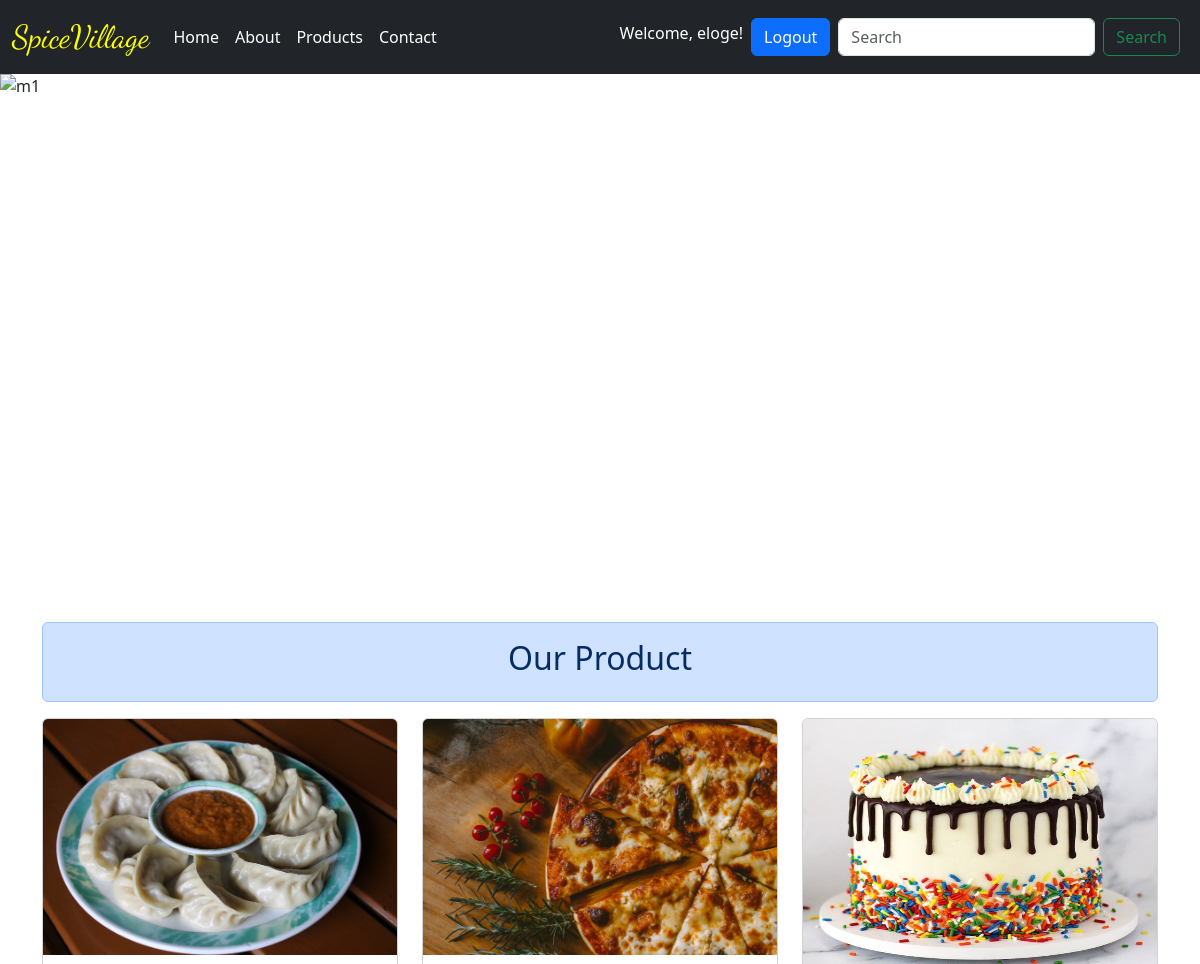
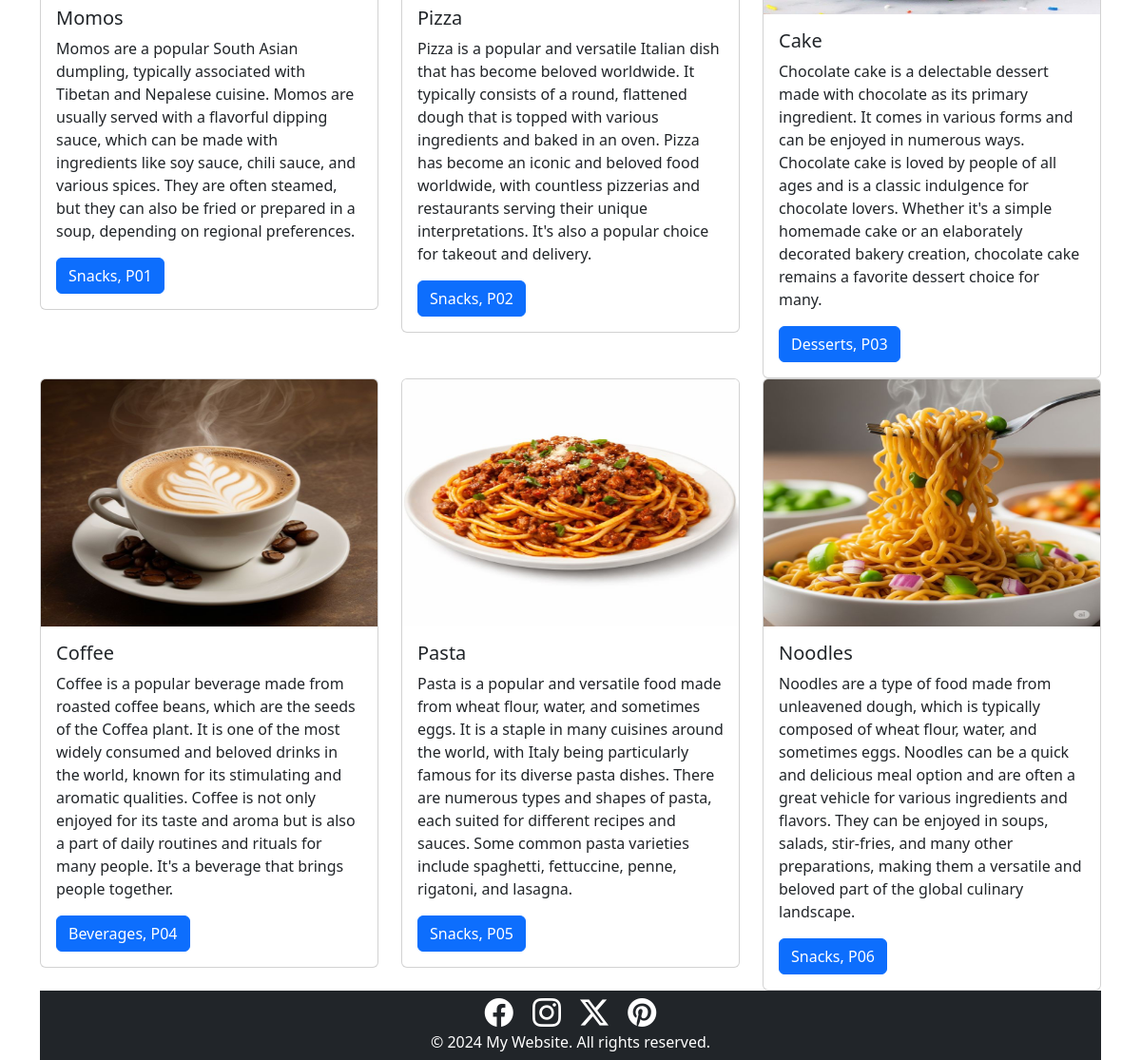
The app's page / (signed in) with its own data (2 pictures, top to bottom).
### test1/models.py (models this page shows)
class Product(models.Model):
    product_id = models.CharField(max_length=30, unique=True)
    product_name = models.CharField(max_length=30)
    product_description= models.CharField(max_length=400)
    product_category= models.CharField(max_length=100)
    product_img= models.ImageField(upload_to='images/')
    def __str__(self):
        return self.product_id

### test1/views.py (the view)
# urls.py: 2. Add a URL to urlpatterns:  path('', views.home, name='home')
def home(request):
    product_info=Product.objects.all()
    print(product_info)
    return render(request, 'test1/home.html',{'product_info':product_info})

### test1/templates/test1/home.html (shortened to what this page needs)
{% load static %}
<!DOCTYPE html>
<html lang="en">
<head>
    <link href="https://cdn.jsdelivr.net/npm/bootstrap@5.3.8/dist/css/bootstrap.min.css" rel="stylesheet">
</head>
<body>
    {% include 'test1/navbar.html' %}
    <div id="carouselExampleCaptions" class="carousel slide">
  <div class="carousel-indicators">
    <button type="button" data-bs-target="#carouselExampleCaptions" data-bs-slide-to="0" class="active" aria-current="true" aria-label="Slide 1"></button>
    <button type="button" data-bs-target="#carouselExampleCaptions" data-bs-slide-to="1" aria-label="Slide 2"></button>
    <button type="button" data-bs-target="#carouselExampleCaptions" data-bs-slide-to="2" aria-label="Slide 3"></button>
  </div>
  <div class="carousel-inner">
    <div class="carousel-item active">
      <img src="{% static 'test1/m1.jpg' %}" class="d-block w-100" alt="m1" style="object-fit: cover; height: 500px;">
      <div class="carousel-caption d-none d-md-block">
        <h1>First slide label</h1>
        <p>Some representative placeholder content for the first slide.</p>
      </div>
    </div>
  </div>
  <button class="carousel-control-prev" type="button" data-bs-target="#carouselExampleCaptions" data-bs-slide="prev">
    <span class="carousel-control-prev-icon" aria-hidden="true"></span>
  </button>
  <button class="carousel-control-next" type="button" data-bs-target="#carouselExampleCaptions" data-bs-slide="next">
    <span class="carousel-control-next-icon" aria-hidden="true"></span>
  </button>
</div>
  <div class="container mt-5">
    <div class="alert alert-primary text-center">
      <h2> Our Product</h2>
    </div>
    <div class="row">
      {% for x in product_info %}
  <div class="col-lg-4 col-md-6 col-12">
    <div class="card">
          <img src="{{x.product_img.url}}" class="card-img-top img-fluid" alt="..." style="max-width: 100%; max-height: 260px;">
          <div class="card-body">
            <h5 class="card-title">{{x.product_name}}</h5>
            <p class="card-text">{{x.product_description}}</p>
            <a href="#" class="btn btn-primary">{{x.product_category}}, {{x.product_id}}</a>
          </div>
        </div>
  </div>
  {% endfor %}
</div>
    {% include 'test1/footer.html' %}
</body>
</html>

### test1/templates/test1/navbar.html (shortened to what this page needs)
<!DOCTYPE html>
<html lang="en">
<head>
    <link href="https://cdn.jsdelivr.net/npm/bootstrap@5.3.8/dist/css/bootstrap.min.css" rel="stylesheet">
</head>
<body>
    <nav class="navbar navbar-dark navbar-expand-lg bg-dark">
  <div class="container-fluid">
    <a class="navbar-brand" href="{% url 'home' %}" style="color: yellow; font-family: 'Dancing Script'; font-size:2rem;">SpiceVillage</a>
    <div class="collapse navbar-collapse" id="navbarSupportedContent">
      <ul class="navbar-nav me-auto mb-2 mb-lg-0">
        <li class="nav-item">
          <a class="nav-link active" aria-current="page" href="{% url 'home' %}" style="color: white;">Home</a>
        </li>
        <li class="nav-item">
          <a class="nav-link" href="#" style="color: white;">About</a>
        </li>
        <li class="nav-item">
          <a class="nav-link" href="{% url 'products' %}" style="color: white;">Products</a>
        </li>
         <li class="nav-item">
          <a class="nav-link" href="{% url 'contact' %}" style="color: white;">Contact</a>
        </li>
      </ul>
      {% if user.is_authenticated %}
        <p class="mt-2 px-2" style="color: white;">Welcome, {{ user.username }}!</p>
        <form method="post" action="{% url 'logoutuser' %}"  metho='get'>
          <button class="btn btn-primary" type="submit">Logout</button>
        </form>
      {% endif %}
      <form class="d-flex px-2" role="search">
        <input class="form-control me-2" type="search" placeholder="Search" aria-label="Search"/>
        <button class="btn btn-outline-success" type="submit">Search</button>
      </form>
    </div>
  </div>
</nav>
</body>
</html>

### records on screen
Product: product_img (picture), product_name "Momos", product_description "Momos are a popular South Asian dumpling, typically associated with Tibetan and Nepalese cuisine. Momos are usually served with a flavorful dipping sauce, which can be made with ingredients like soy sauce, chili sauce, and various spices. They are often steamed, but they can also be fried or prepared in a soup, depending on regional preferences.", product_category "Snacks", product_id "P01"
Product: product_img (picture), product_name "Pizza", product_description "Pizza is a popular and versatile Italian dish that has become beloved worldwide. It typically consists of a round, flattened dough that is topped with various ingredients and baked in an oven. Pizza has become an iconic and beloved food worldwide, with countless pizzerias and restaurants serving their unique interpretations. It's also a popular choice for takeout and delivery.", product_category "Snacks", product_id "P02"
Product: product_img (picture), product_name "Cake", product_description "Chocolate cake is a delectable dessert made with chocolate as its primary ingredient. It comes in various forms and can be enjoyed in numerous ways. Chocolate cake is loved by people of all ages and is a classic indulgence for chocolate lovers. Whether it's a simple homemade cake or an elaborately decorated bakery creation, chocolate cake remains a favorite dessert choice for many.", product_category "Desserts", product_id "P03"
Product: product_img (picture), product_name "Coffee", product_description "Coffee is a popular beverage made from roasted coffee beans, which are the seeds of the Coffea plant. It is one of the most widely consumed and beloved drinks in the world, known for its stimulating and aromatic qualities. Coffee is not only enjoyed for its taste and aroma but is also a part of daily routines and rituals for many people. It's a beverage that brings people together.", product_category "Beverages", product_id "P04"
Product: product_img (picture), product_name "Pasta", product_description "Pasta is a popular and versatile food made from wheat flour, water, and sometimes eggs. It is a staple in many cuisines around the world, with Italy being particularly famous for its diverse pasta dishes. There are numerous types and shapes of pasta, each suited for different recipes and sauces. Some common pasta varieties include spaghetti, fettuccine, penne, rigatoni, and lasagna.", product_category "Snacks", product_id "P05"
Product: product_img (picture), product_name "Noodles", product_description "Noodles are a type of food made from unleavened dough, which is typically composed of wheat flour, water, and sometimes eggs. Noodles can be a quick and delicious meal option and are often a great vehicle for various ingredients and flavors. They can be enjoyed in soups, salads, stir-fries, and many other preparations, making them a versatile and beloved part of the global culinary landscape.", product_category "Snacks", product_id "P06"

### other values on screen
{{ user.username }} "eloge"
